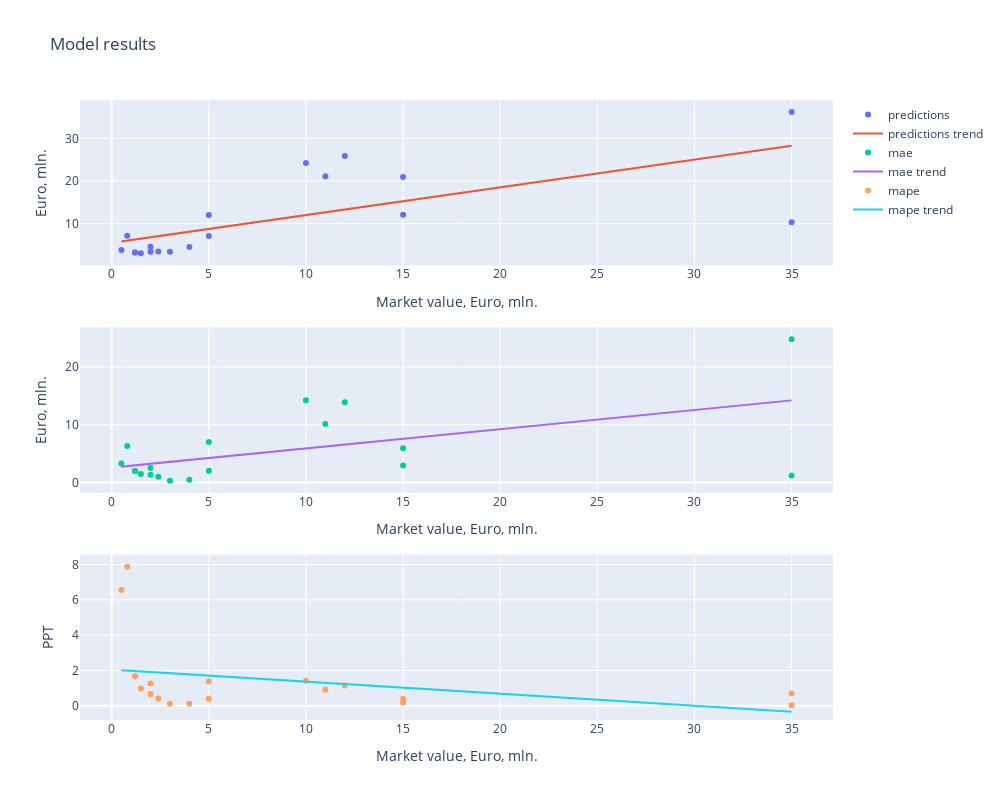

The notebook cell this image was saved under:
### Code cell
pipeline(3)

### Figure 1 — Plotly figure (JSON) as saved in the notebook; plotly's stock layout.template omitted (floating-point values rounded to 4 significant figures)
{"data": [{"mode": "markers", "name": "predictions", "type": "scatter", "x": [3, 5, 1.2, 1.2, 12, 1.5, 0.5, 35, 4, 15, 10, 2, 15, 5, 2.4, 11, 35, 2, 0.8], "xaxis": "x", "y": [3.339, 7.047, 3.206, 3.206, 25.85, 2.985, 3.782, 36.21, 4.481, 20.94, 24.22, 4.531, 12.07, 11.99, 3.416, 21.11, 10.27, 3.339, 7.103], "yaxis": "y"}, {"mode": "lines", "name": "predictions trend", "type": "scatter", "x": [3, 5, 1.2, 1.2, 12, 1.5, 0.5, 35, 4, 15, 10, 2, 15, 5, 2.4, 11, 35, 2, 0.8], "xaxis": "x", "y": [7.414, 8.719, 6.24, 6.24, 13.28, 6.436, 5.784, 28.29, 8.067, 15.24, 11.98, 6.762, 15.24, 8.719, 7.023, 12.63, 28.29, 6.762, 5.979], "yaxis": "y"}, {"mode": "markers", "name": "mae", "type": "scatter", "x": [3, 5, 1.2, 1.2, 12, 1.5, 0.5, 35, 4, 15, 10, 2, 15, 5, 2.4, 11, 35, 2, 0.8], "xaxis": "x2", "y": [0.3389, 2.047, 2.006, 2.006, 13.85, 1.485, 3.282, 1.214, 0.4811, 5.94, 14.22, 2.531, 2.934, 6.992, 1.016, 10.11, 24.73, 1.339, 6.303], "yaxis": "y2"}, {"mode": "lines", "name": "mae trend", "type": "scatter", "x": [3, 5, 1.2, 1.2, 12, 1.5, 0.5, 35, 4, 15, 10, 2, 15, 5, 2.4, 11, 35, 2, 0.8], "xaxis": "x2", "y": [3.587, 4.25, 2.99, 2.99, 6.571, 3.09, 2.758, 14.2, 3.918, 7.566, 5.908, 3.255, 7.566, 4.25, 3.388, 6.24, 14.2, 3.255, 2.857], "yaxis": "y2"}, {"mode": "markers", "name": "mape", "type": "scatter", "x": [3, 5, 1.2, 1.2, 12, 1.5, 0.5, 35, 4, 15, 10, 2, 15, 5, 2.4, 11, 35, 2, 0.8], "xaxis": "x3", "y": [0.113, 0.4094, 1.672, 1.672, 1.154, 0.9901, 6.563, 0.03468, 0.1203, 0.396, 1.422, 1.266, 0.1956, 1.398, 0.4235, 0.9191, 0.7066, 0.6694, 7.879], "yaxis": "y3"}, {"mode": "lines", "name": "mape trend", "type": "scatter", "x": [3, 5, 1.2, 1.2, 12, 1.5, 0.5, 35, 4, 15, 10, 2, 15, 5, 2.4, 11, 35, 2, 0.8], "xaxis": "x3", "y": [1.849, 1.713, 1.972, 1.972, 1.236, 1.951, 2.02, -0.3324, 1.781, 1.031, 1.372, 1.917, 1.031, 1.713, 1.89, 1.304, -0.3324, 1.917, 1.999], "yaxis": "y3"}], "layout": {"height": 800, "title": {"text": "Model results"}, "width": 1000, "xaxis": {"anchor": "y", "domain": [0, 1], "title": {"text": "Market value, Euro, mln."}}, "xaxis2": {"anchor": "y2", "domain": [0, 1], "title": {"text": "Market value, Euro, mln."}}, "xaxis3": {"anchor": "y3", "domain": [0, 1], "title": {"text": "Market value, Euro, mln."}}, "yaxis": {"anchor": "x", "domain": [0.7333, 1], "title": {"text": "Euro, mln."}}, "yaxis2": {"anchor": "x2", "domain": [0.3667, 0.6333], "title": {"text": "Euro, mln."}}, "yaxis3": {"anchor": "x3", "domain": [0, 0.2667], "title": {"text": "PPT"}}}}
